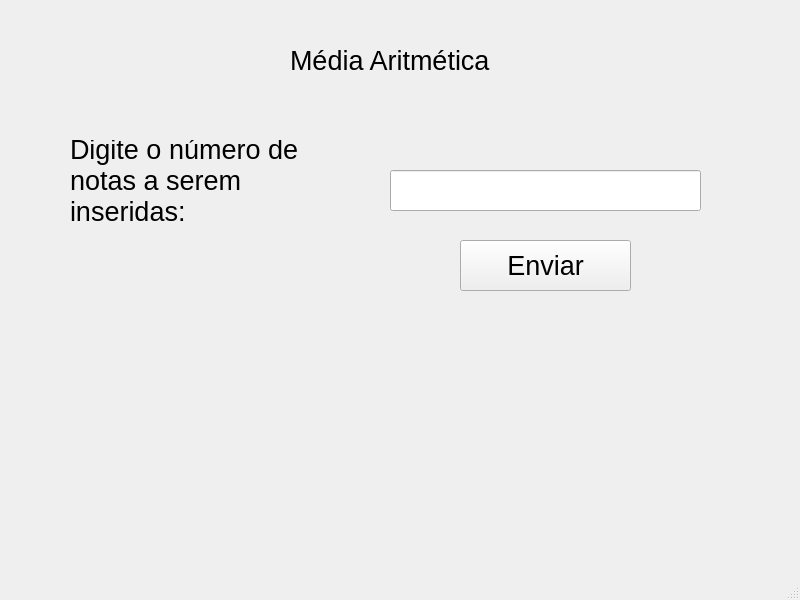
<?xml version="1.0" encoding="UTF-8"?>
<ui version="4.0">
 <class>MainWindow</class>
 <widget class="QMainWindow" name="MainWindow">
  <property name="geometry">
   <rect>
    <x>0</x>
    <y>0</y>
    <width>800</width>
    <height>600</height>
   </rect>
  </property>
  <property name="windowTitle">
   <string>MainWindow</string>
  </property>
  <widget class="QWidget" name="centralwidget">
   <widget class="QLabel" name="labelPergunta">
    <property name="geometry">
     <rect>
      <x>70</x>
      <y>140</y>
      <width>291</width>
      <height>81</height>
     </rect>
    </property>
    <property name="font">
     <font>
      <pointsize>20</pointsize>
     </font>
    </property>
    <property name="text">
     <string>Digite o número de notas a serem inseridas:</string>
    </property>
    <property name="wordWrap">
     <bool>true</bool>
    </property>
   </widget>
   <widget class="QPushButton" name="pushButtonEnviar">
    <property name="geometry">
     <rect>
      <x>460</x>
      <y>240</y>
      <width>171</width>
      <height>51</height>
     </rect>
    </property>
    <property name="font">
     <font>
      <pointsize>20</pointsize>
     </font>
    </property>
    <property name="text">
     <string>Enviar</string>
    </property>
    <property name="shortcut">
     <string>Return</string>
    </property>
   </widget>
   <widget class="QLineEdit" name="lineEditInput">
    <property name="geometry">
     <rect>
      <x>390</x>
      <y>170</y>
      <width>311</width>
      <height>41</height>
     </rect>
    </property>
   </widget>
   <widget class="QLabel" name="labelResultado">
    <property name="geometry">
     <rect>
      <x>80</x>
      <y>320</y>
      <width>631</width>
      <height>181</height>
     </rect>
    </property>
    <property name="font">
     <font>
      <pointsize>20</pointsize>
     </font>
    </property>
    <property name="text">
     <string/>
    </property>
    <property name="alignment">
     <set>Qt::AlignCenter</set>
    </property>
    <property name="wordWrap">
     <bool>true</bool>
    </property>
   </widget>
   <widget class="QLabel" name="label_3">
    <property name="geometry">
     <rect>
      <x>290</x>
      <y>30</y>
      <width>221</width>
      <height>61</height>
     </rect>
    </property>
    <property name="font">
     <font>
      <pointsize>20</pointsize>
     </font>
    </property>
    <property name="text">
     <string>Média Aritmética</string>
    </property>
   </widget>
  </widget>
  <widget class="QMenuBar" name="menubar">
   <property name="geometry">
    <rect>
     <x>0</x>
     <y>0</y>
     <width>800</width>
     <height>21</height>
    </rect>
   </property>
  </widget>
  <widget class="QStatusBar" name="statusbar"/>
 </widget>
 <resources/>
 <connections/>
</ui>
